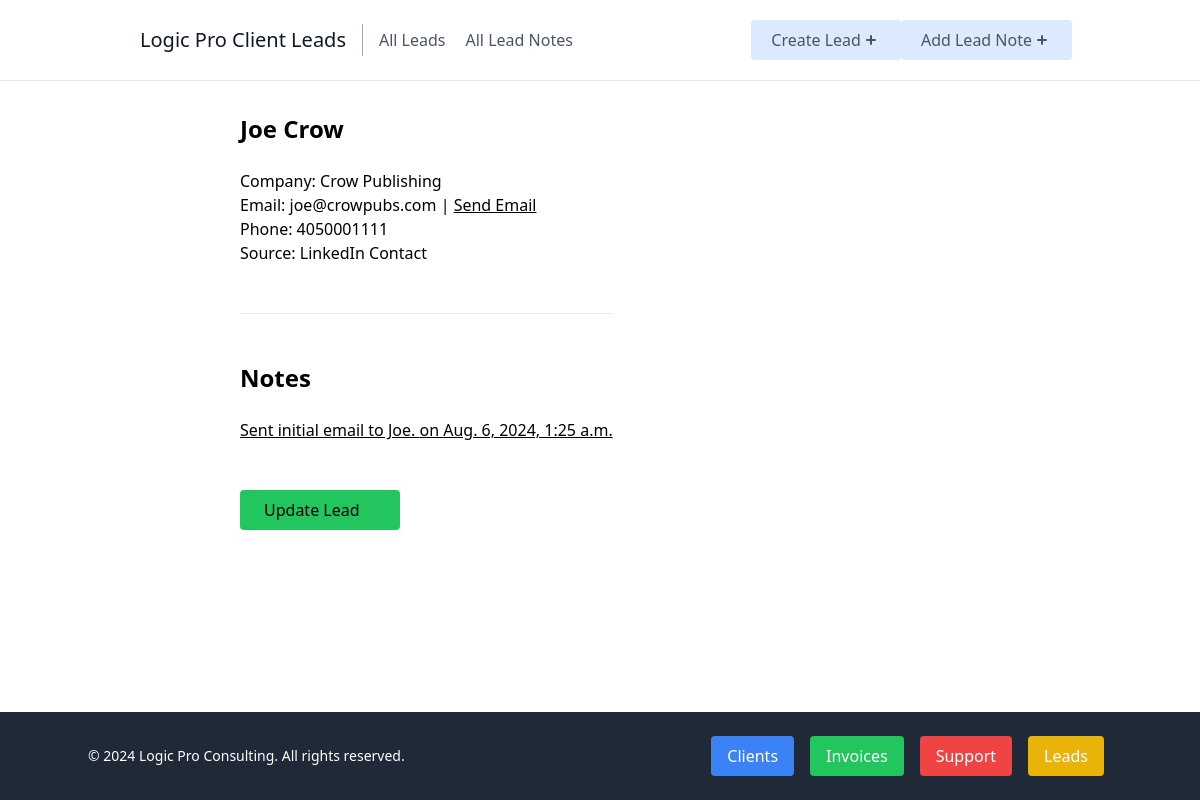
The app's page /leads/1/ with its own data.
### leads/models.py (models this page shows, shortened)
class Lead(models.Model):
    first_name = models.CharField(max_length=100)
    last_name = models.CharField(max_length=100)
    company = models.CharField(max_length=100)
    email = models.EmailField(max_length=100)
    phone = models.CharField(max_length=20)
    source = models.CharField(max_length=100)
    created_at = models.DateTimeField(auto_now_add=True)
    updated_at = models.DateTimeField(auto_now=True)

class LeadNote(models.Model):
    note = models.CharField(max_length=100)
    created_at = models.DateTimeField(auto_now_add=True)
    updated_at = models.DateTimeField(auto_now=True)
    lead = models.ForeignKey(Lead, on_delete=models.CASCADE, related_name='lead_contact', null=True, blank=True)

### leads/views.py (the view)
# urls.py: path('leads/<int:pk>/', lead_detail, name='lead-detail'),
def lead_detail(request, pk):
    lead = get_object_or_404(Lead, pk=pk)
    lead_notes = LeadNote.objects.filter(lead=lead)
    return render(request, 'leads/lead_detail.html', {'lead': lead, 'lead_notes': lead_notes})

### leads/templates/leads/lead_detail.html
{% extends 'leads/_base.html' %}
{% block content %}
    <div class="sm:w-2/3 mx-auto px-10">
        <h1 class="text-2xl font-bold">{{ lead.first_name }} {{ lead.last_name }}</h1><br>
        <div class="flex justify-between">
            <div>
                <p>Company: {{ lead.company }}</p>
                <p>Email: {{ lead.email }} | <a href="mailto:{{ lead.email }}"><u>Send Email</u></p>
                <p>Phone: {{ lead.phone }}</p>
                <p>Source: {{ lead.source }}</p><br><br>
                <hr><br><br>
                <h1 class="text-2xl font-bold">Notes</h1><br>
                {% for note in lead_notes %}
                    <p><a href="{% url 'lead-note-detail' note.pk %}"><u>{{ note.note }} on {{ note.created_at }}</u></a></p>
                {% endfor %}
                <br><br>
                <a href="{% url 'update-lead' lead.id%}"><p style="margin-bottom: 100px;" class="rounded bg-green-500 px-6 py-2 w-40">Update Lead</p></a><br><br>
            </div>
        </div>
    </div>
{% endblock content %}

### records on screen
Lead: first_name "Joe", last_name "Crow", company "Crow Publishing", email "joe@crowpubs.com", phone "4050001111", source "LinkedIn Contact"
LeadNote: note "Sent initial email to Joe.", created_at "Aug. 6, 2024, 1:25 a.m."
